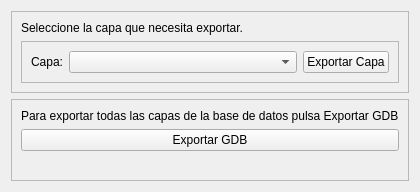
          <widget class="QWidget" name="tab_2">
           <attribute name="title">
            <string>Export</string>
           </attribute>
           <layout class="QVBoxLayout" name="verticalLayout_14">
            <item>
             <widget class="QFrame" name="frame_8">
              <property name="frameShape">
               <enum>QFrame::StyledPanel</enum>
              </property>
              <property name="frameShadow">
               <enum>QFrame::Raised</enum>
              </property>
              <layout class="QVBoxLayout" name="verticalLayout_12">
               <item>
                <widget class="QLabel" name="label_21">
                 <property name="text">
                  <string>Seleccione la capa que necesita exportar.</string>
                 </property>
                </widget>
               </item>
               <item>
                <widget class="QFrame" name="frame_7">
                 <property name="frameShape">
                  <enum>QFrame::StyledPanel</enum>
                 </property>
                 <property name="frameShadow">
                  <enum>QFrame::Raised</enum>
                 </property>
                 <layout class="QHBoxLayout" name="horizontalLayout_5" stretch="0,1,0">
                  <item>
                   <widget class="QLabel" name="label_20">
                    <property name="text">
                     <string>Capa:</string>
                    </property>
                   </widget>
                  </item>
                  <item>
                   <widget class="QgsMapLayerComboBox" name="QMLCBcapaexportar"/>
                  </item>
                  <item>
                   <widget class="QPushButton" name="PBexportarcapa">
                    <property name="text">
                     <string>Exportar Capa</string>
                    </property>
                   </widget>
                  </item>
                 </layout>
                </widget>
               </item>
              </layout>
             </widget>
            </item>
            <item>
             <widget class="QFrame" name="frame_9">
              <property name="frameShape">
               <enum>QFrame::StyledPanel</enum>
              </property>
              <property name="frameShadow">
               <enum>QFrame::Raised</enum>
              </property>
              <layout class="QVBoxLayout" name="verticalLayout_13">
               <item>
                <widget class="QLabel" name="label_22">
                 <property name="text">
                  <string>Para exportar todas las capas de la base de datos pulsa Exportar GDB</string>
                 </property>
                </widget>
               </item>
               <item>
                <widget class="QPushButton" name="PBexportargdb">
                 <property name="text">
                  <string>Exportar GDB</string>
                 </property>
                </widget>
               </item>
               <item>
                <spacer name="horizontalSpacer_8">
                 <property name="orientation">
                  <enum>Qt::Horizontal</enum>
                 </property>
                 <property name="sizeHint" stdset="0">
                  <size>
                   <width>40</width>
                   <height>20</height>
                  </size>
                 </property>
                </spacer>
               </item>
              </layout>
             </widget>
            </item>
           </layout>
          </widget>
